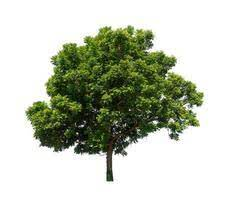
#> input picture resim1.jpg, 229 x 200 px
$ jupyter execute agac.ipynb
#> lines starting #> are read from the running program, lines starting #| are printed output that depends on the picture; after the words box and inside, x2 and y2 are one past the last pixel; in counts of white or black regions, pixels touching at a corner belong together
[cell 1]
import cv2
import numpy as np
import pandas as pd

# Resmi yüklüyoruz
resim1 = cv2.imread("resim1.jpg")
#> resim1 is the input picture: shape (200, 229, 3); mean B, G, R 181.5, 196.9, 191.4

# BGR renk uzayından HSV renk uzayına dönüştürüyoruz.
hsv = cv2.cvtColor(resim1, cv2.COLOR_BGR2HSV)
#> hsv: shape (200, 229, 3); mean H, S, V 21.4, 50.5, 197

# Yeşil renk aralığını belirliyoruz , bu HSV paletinden seçiliyor.
min_h = 35
max_h = 80
min_s = 100
max_s = 255
min_v = 100
max_v = 255

# Yeşil renk değerlerini buluyoruz.
maske = cv2.inRange(hsv, (min_h, min_s, min_v), (max_h, max_s, max_v))
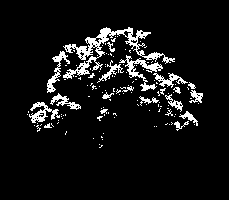
#> maske: shape (200, 229); 7.7% white in thin lines or dots, all inside (x1, y1, x2, y2) = (27, 27, 203, 148)

#Kenarları buluyoruz.
edges = cv2.Canny(maske, 100, 200)
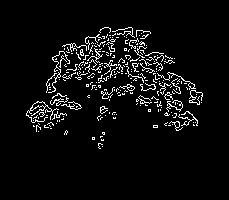
#> edges: shape (200, 229); 5.4% white in thin lines or dots, all inside (x1, y1, x2, y2) = (26, 27, 203, 149)

# Kenarlardan konturları buluyoruz .
#İlk argüman, konturların bulunacağı kaynak görüntüdür.
#İkinci argüman, kontur alma modudur. Bu mod, konturların nasıl bulunacağını belirler.
#Üçüncü argüman, kontur yaklaşım metodudur. Bu metod, konturların nasıl yakınlaştırılacağını belirler.

contours, hierarchy = cv2.findContours(edges, cv2.RETR_LIST, cv2.CHAIN_APPROX_SIMPLE)
#> contours = 278 contours, 270 with area under 20; largest, box (x1, y1, x2, y2) and area: (26, 101, 59, 123) 76, (30, 101, 47, 111) 60, (119, 84, 135, 91) 32, (157, 72, 196, 90) 28, (169, 121, 183, 131) 26, (174, 121, 180, 128) 22, (188, 82, 195, 89) 22, (127, 86, 135, 91) 20

# Her bir konturun çevresini kare içine alıyoruz.
for contour in contours:
    x, y, w, h = cv2.boundingRect(contour)
    cv2.rectangle(resim1, (x, y), (x + w, y + h), (0, 0, 255), 2)
#> this loop made 278 passes
#> (x, y, w, h) on passes 1 to 3: (102, 146, 1, 1), (98, 143, 5, 6), (101, 139, 3, 2)
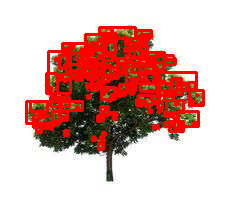
#> resim1: shape (200, 229, 3); 19.27% of pixels changed, all inside (x1, y1, x2, y2) = (25, 26, 205, 151)

# Kare içine alınan resmi kaydediyoruz.
cv2.imwrite("resim1_cevap.jpg", resim1)
#> Out = True
